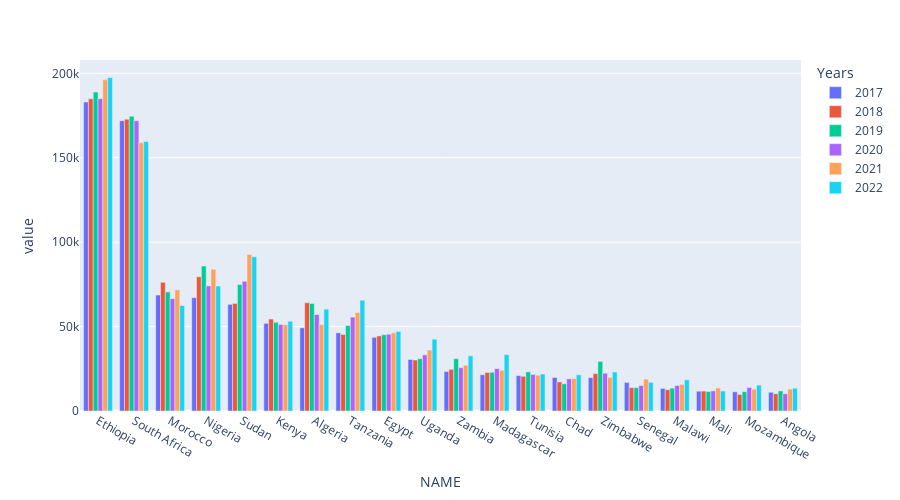

The notebook cell this image was saved under:
### Code cell
geemap.bar_chart(
    esri_cropland, x = 'NAME', y = years, max_rows = 20, legend_title = 'Years'
)

### Figure 1 — Plotly figure (JSON) as saved in the notebook; plotly's stock layout.template omitted (floating-point values rounded to 4 significant figures)
{"data": [{"alignmentgroup": "True", "hovertemplate": "variable=2017<br>NAME=%{x}<br>value=%{y}<extra></extra>", "legendgroup": "2017", "marker": {"color": "#636efa", "pattern": {"shape": ""}}, "name": "2017", "offsetgroup": "2017", "orientation": "v", "showlegend": true, "textposition": "auto", "type": "bar", "x": ["Ethiopia", "South Africa", "Morocco", "Nigeria", "Sudan", "Kenya", "Algeria", "Tanzania", "Egypt", "Uganda", "Zambia", "Madagascar", "Tunisia", "Chad", "Zimbabwe", "Senegal", "Malawi", "Mali", "Mozambique", "Angola"], "xaxis": "x", "y": [183000.0, 171900.0, 68690.0, 67120.0, 63160.0, 51950.0, 49290.0, 46290.0, 43640.0, 30490.0, 23430.0, 21480.0, 20970.0, 19870.0, 19770.0, 16940.0, 13380.0, 11740.0, 11360.0, 11090.0], "yaxis": "y"}, {"alignmentgroup": "True", "hovertemplate": "variable=2018<br>NAME=%{x}<br>value=%{y}<extra></extra>", "legendgroup": "2018", "marker": {"color": "#EF553B", "pattern": {"shape": ""}}, "name": "2018", "offsetgroup": "2018", "orientation": "v", "showlegend": true, "textposition": "auto", "type": "bar", "x": ["Ethiopia", "South Africa", "Morocco", "Nigeria", "Sudan", "Kenya", "Algeria", "Tanzania", "Egypt", "Uganda", "Zambia", "Madagascar", "Tunisia", "Chad", "Zimbabwe", "Senegal", "Malawi", "Mali", "Mozambique", "Angola"], "xaxis": "x", "y": [184900.0, 172900.0, 76210.0, 79480.0, 63710.0, 54460.0, 64140.0, 45340.0, 44480.0, 30200.0, 24690.0, 22790.0, 20550.0, 17240.0, 22170.0, 13850.0, 12650.0, 11810.0, 9807.0, 10230.0], "yaxis": "y"}, {"alignmentgroup": "True", "hovertemplate": "variable=2019<br>NAME=%{x}<br>value=%{y}<extra></extra>", "legendgroup": "2019", "marker": {"color": "#00cc96", "pattern": {"shape": ""}}, "name": "2019", "offsetgroup": "2019", "orientation": "v", "showlegend": true, "textposition": "auto", "type": "bar", "x": ["Ethiopia", "South Africa", "Morocco", "Nigeria", "Sudan", "Kenya", "Algeria", "Tanzania", "Egypt", "Uganda", "Zambia", "Madagascar", "Tunisia", "Chad", "Zimbabwe", "Senegal", "Malawi", "Mali", "Mozambique", "Angola"], "xaxis": "x", "y": [188900.0, 174600.0, 70560.0, 85870.0, 74870.0, 52560.0, 63670.0, 50560.0, 45170.0, 30980.0, 30980.0, 22930.0, 23180.0, 16110.0, 29370.0, 13820.0, 13560.0, 11540.0, 11460.0, 11900.0], "yaxis": "y"}, {"alignmentgroup": "True", "hovertemplate": "variable=2020<br>NAME=%{x}<br>value=%{y}<extra></extra>", "legendgroup": "2020", "marker": {"color": "#ab63fa", "pattern": {"shape": ""}}, "name": "2020", "offsetgroup": "2020", "orientation": "v", "showlegend": true, "textposition": "auto", "type": "bar", "x": ["Ethiopia", "South Africa", "Morocco", "Nigeria", "Sudan", "Kenya", "Algeria", "Tanzania", "Egypt", "Uganda", "Zambia", "Madagascar", "Tunisia", "Chad", "Zimbabwe", "Senegal", "Malawi", "Mali", "Mozambique", "Angola"], "xaxis": "x", "y": [185000.0, 172000.0, 66540.0, 74080.0, 76810.0, 51210.0, 57120.0, 55600.0, 45490.0, 33250.0, 25660.0, 25070.0, 21640.0, 19050.0, 22390.0, 15070.0, 15110.0, 11920.0, 13920.0, 10190.0], "yaxis": "y"}, {"alignmentgroup": "True", "hovertemplate": "variable=2021<br>NAME=%{x}<br>value=%{y}<extra></extra>", "legendgroup": "2021", "marker": {"color": "#FFA15A", "pattern": {"shape": ""}}, "name": "2021", "offsetgroup": "2021", "orientation": "v", "showlegend": true, "textposition": "auto", "type": "bar", "x": ["Ethiopia", "South Africa", "Morocco", "Nigeria", "Sudan", "Kenya", "Algeria", "Tanzania", "Egypt", "Uganda", "Zambia", "Madagascar", "Tunisia", "Chad", "Zimbabwe", "Senegal", "Malawi", "Mali", "Mozambique", "Angola"], "xaxis": "x", "y": [196100.0, 158900.0, 71740.0, 83970.0, 92720.0, 51090.0, 51160.0, 58290.0, 46280.0, 36110.0, 27090.0, 24150.0, 21220.0, 19240.0, 19900.0, 18930.0, 15750.0, 13640.0, 12930.0, 12970.0], "yaxis": "y"}, {"alignmentgroup": "True", "hovertemplate": "variable=2022<br>NAME=%{x}<br>value=%{y}<extra></extra>", "legendgroup": "2022", "marker": {"color": "#19d3f3", "pattern": {"shape": ""}}, "name": "2022", "offsetgroup": "2022", "orientation": "v", "showlegend": true, "textposition": "auto", "type": "bar", "x": ["Ethiopia", "South Africa", "Morocco", "Nigeria", "Sudan", "Kenya", "Algeria", "Tanzania", "Egypt", "Uganda", "Zambia", "Madagascar", "Tunisia", "Chad", "Zimbabwe", "Senegal", "Malawi", "Mali", "Mozambique", "Angola"], "xaxis": "x", "y": [197500.0, 159700.0, 62460.0, 74030.0, 91430.0, 53170.0, 60360.0, 65640.0, 47160.0, 42560.0, 32690.0, 33370.0, 21910.0, 21450.0, 23080.0, 16980.0, 18470.0, 11890.0, 15340.0, 13520.0], "yaxis": "y"}], "layout": {"barmode": "group", "height": 500, "legend": {"title": {"text": "Years"}, "tracegroupgap": 0}, "margin": {"t": 60}, "xaxis": {"anchor": "y", "domain": [0, 1], "title": {"text": "NAME"}}, "yaxis": {"anchor": "x", "domain": [0, 1], "title": {"text": "value"}}}}
